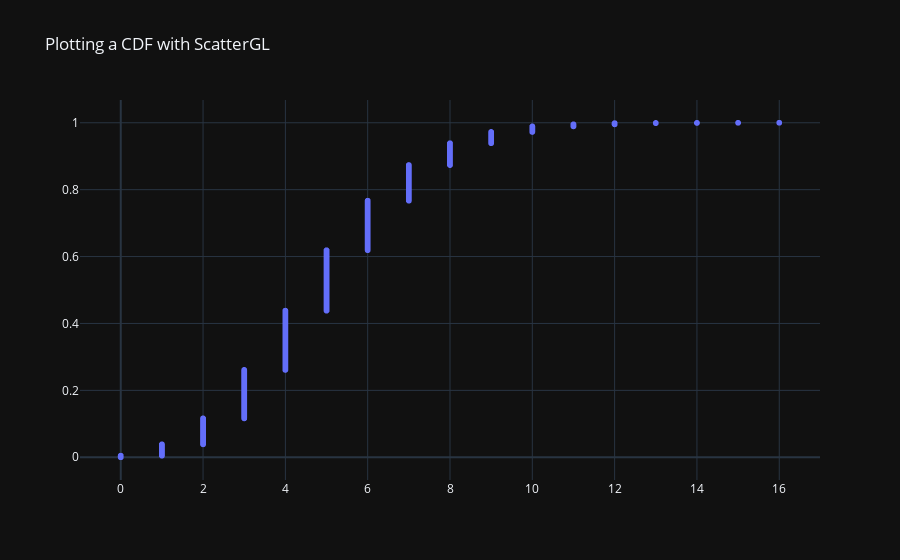

Here is the notebook cell this chart was saved with:
### Code cell
fig = go.Figure(
    data= go.Scattergl(x= x, y = y, mode='markers'),
    layout_title_text = "Plotting a CDF with ScatterGL"
)
fig.show()

### Figure 1 — Plotly figure (JSON) as saved in the notebook; plotly's stock layout.template omitted (floating-point values rounded to 4 significant figures; data arrays with more than 128 entries replaced by an {"elided": "..."} marker saying what was removed)
{"data": [{"mode": "markers", "type": "scattergl", "x": {"elided": "10000 int values"}, "y": {"elided": "10000 float values"}}], "layout": {"autosize": true, "title": {"text": "Plotting a CDF with ScatterGL"}, "xaxis": {"autorange": true, "range": [-0.9552, 16.96], "type": "linear"}, "yaxis": {"autorange": true, "range": [-0.07314, 1.073], "type": "linear"}}}
